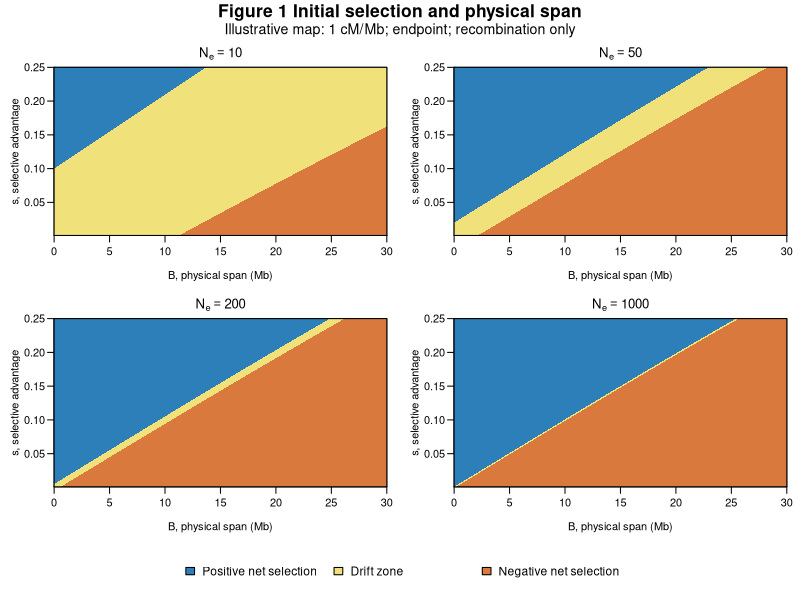
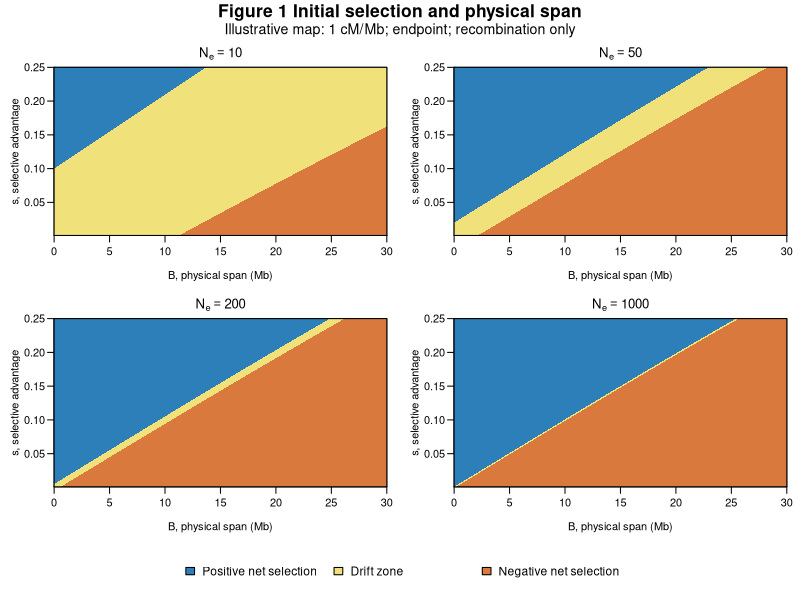
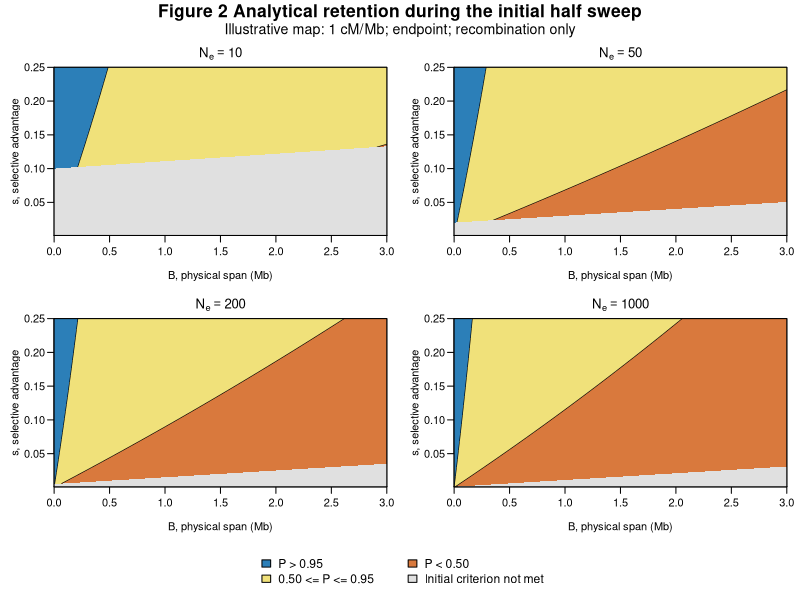
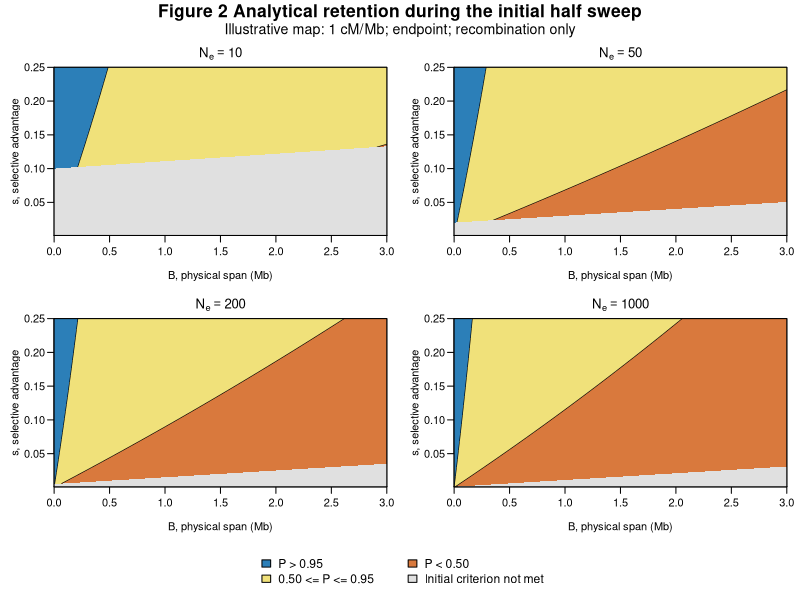
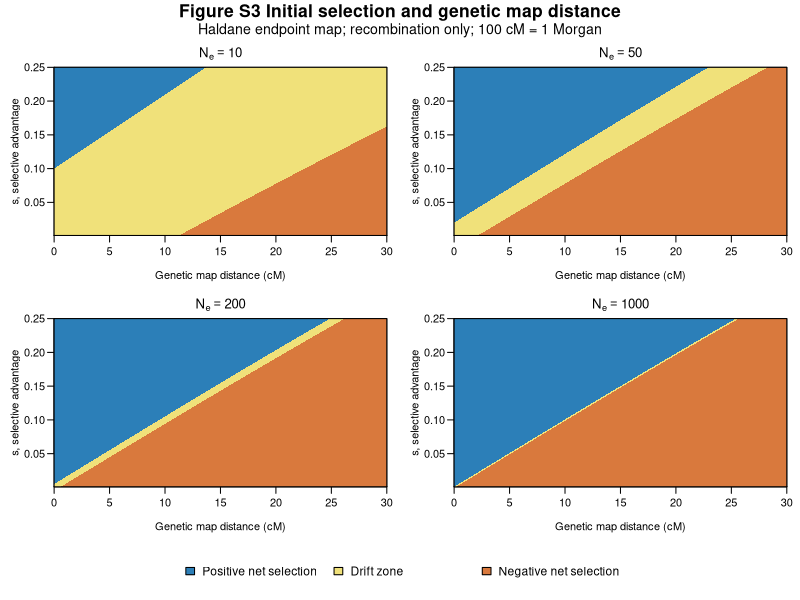
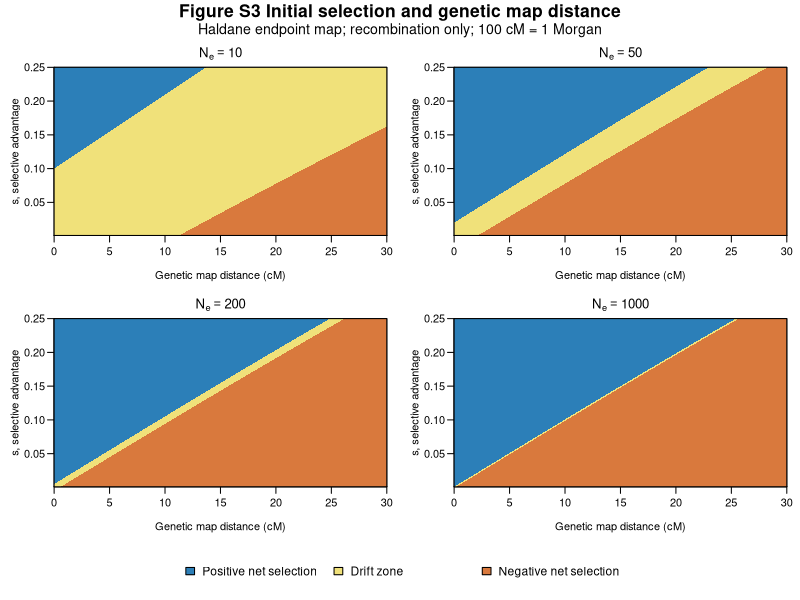
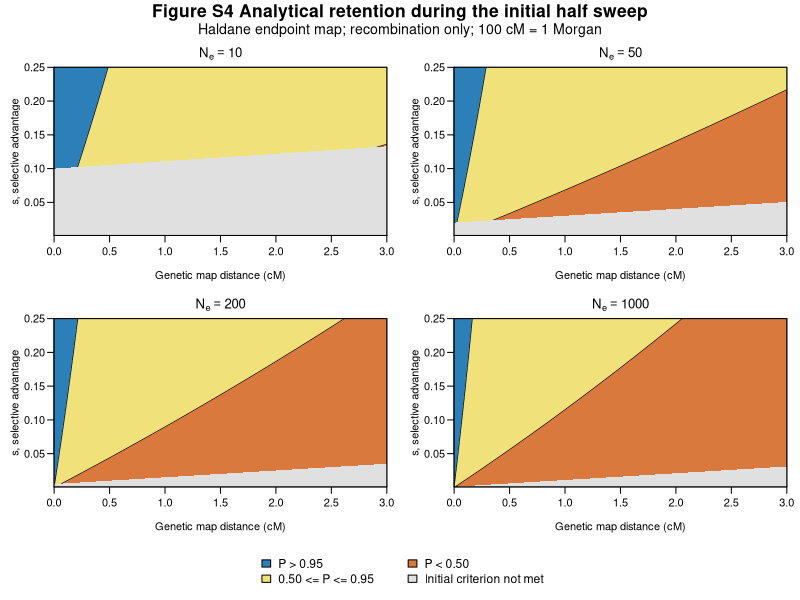
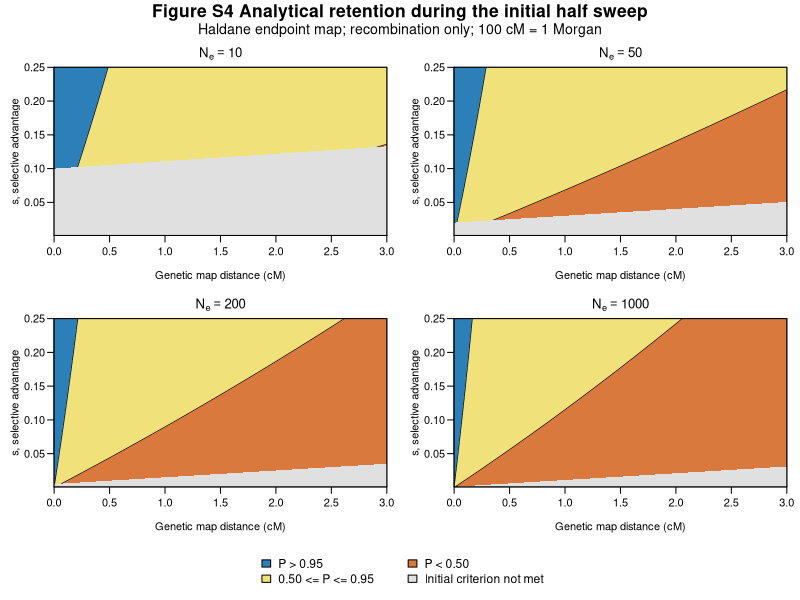

Source code (R) for these figures, in order:
# Analytical figures for genes8PT. Base R only; no stochastic simulations.
# Rscript genes8PT_analytical_figures.R [output_directory]
# Figures S3/S4 reproduce the main figures in centimorgans (cM).
# Main text: recombination only. Mutation appears only in Figures S1/S2.
# Frequency-dependent persistence uses a continuous two-class model in which
# breakup slows allele spread. It is not a general multilocus simulation.
args <- commandArgs(trailingOnly=TRUE)
out_dir <- if(length(args)) args[1] else "genes8PT_analytical_figures"
dir.create(out_dir,recursive=TRUE,showWarnings=FALSE)
Ne_values <- c(10,50,200,1000)
s_min <- 0.001
s_max <- 0.25
n_curve <- 2000L
rho <- 1e-8 # Morgan/base pair: illustrative 1 cM/Mb, not a universal map
break_mode <- "endpoint" # alternatively "any_crossover"
main1_max_bp <- 30e6
main2_max_bp <- 3e6
mu <- 1.2e-8 # disruptive mutation probability per required base/generation
make_supplementary <- TRUE
stopifnot(rho>0,mu>=0,mu<1,all(Ne_values>1),s_min>0,s_max>s_min,
          break_mode %in% c("endpoint","any_crossover"))

# B is inclusive physical span; B-1 is the separation between endpoints.
map_length <- function(B,rho_value=rho) rho_value*(B-1)
recombination_loss <- function(B) {
  stopifnot(all(B>=1))
  L <- map_length(B)
  if(break_mode=="endpoint") -expm1(-2*L)/2 else -expm1(-L)
}
inverse_recombination <- function(c) {
  limit <- if(break_mode=="endpoint") 0.5 else 1
  answer <- rep(Inf,length(c))
  answer[c<=0] <- 1
  valid <- c>0 & c<limit
  L <- if(break_mode=="endpoint") -log1p(-2*c[valid])/2 else -log1p(-c[valid])
  answer[valid] <- 1+L/rho
  answer
}
mutation_loss <- function(B) -expm1(B*log1p(-mu))
total_loss <- function(B,mutation=FALSE) {
  c <- recombination_loss(B)
  if(mutation) 1-(1-c)*(1-mutation_loss(B)) else c
}
effective_selection <- function(s,B,mutation=FALSE) (1+s)*(1-total_loss(B,mutation))-1
half_sweep <- function(s,Ne,B,mutation=FALSE) {
  lc <- -log1p(-recombination_loss(B))
  lu <- if(mutation) -B*log1p(-mu) else rep(0,length(B))
  b <- log1p(s)-lc
  a <- b-lu
  x0 <- 1/(2*Ne)
  valid <- a>0 & b>0 & a-b/2>0
  T <- A <- rep(Inf,length(B))
  T[valid] <- (log((0.5/x0)*((a[valid]-b[valid]*x0)/(a[valid]-b[valid]/2))))/a[valid]
  A[valid] <- (log(Ne)+lu[valid]*T[valid])/b[valid]
  list(T=T,A=A,reachable=valid)
}
log_retention <- function(s,Ne,B,mutation=FALSE) {
  times <- half_sweep(s,Ne,B,mutation)
  result <- rep(-Inf,length(B))
  valid <- times$reachable
  result[valid] <- log1p(-recombination_loss(B[valid]))*times$A[valid]
  if(mutation) result[valid] <- result[valid]+B[valid]*log1p(-mu)*times$T[valid]
  result
}

# Recombination-only boundaries are explicit inverse formulas.
selection_bound <- function(s,Ne,mutation=FALSE,max_bp=main1_max_bp) {
  cm <- (s-1/Ne)/(1+s)
  if(!mutation) return(ifelse(cm>0,inverse_recombination(cm),0))
  vapply(s,function(si) {
    if(effective_selection(si,1,TRUE)<=1/Ne) return(0)
    f <- function(B) effective_selection(si,B,TRUE)-1/Ne
    if(f(max_bp)>=0) return(max_bp)
    uniroot(f,c(1,max_bp),tol=1e-5)$root
  },numeric(1))
}
retention_bound <- function(s,Ne,p,mutation=FALSE,max_bp=main2_max_bp) {
  if(!mutation) {
    K <- -log(p)/log(Ne)
    return(inverse_recombination(-expm1(-log1p(s)*K/(1+K))))
  }
  vapply(s,function(si) {
    f <- function(B) {
      lp <- log_retention(si,Ne,B,TRUE)
      if(is.finite(lp)) lp-log(p) else -1e6
    }
    if(f(1)<0) return(0)
    if(f(max_bp)>=0) return(max_bp)
    uniroot(f,c(1,max_bp),tol=1e-5)$root
  },numeric(1))
}
# For a mutation extension, these scalar roots locate boundaries of explicit
# analytical functions; they do not simulate allele trajectories.

axis_value <- function(B,unit) if(unit=="cM") 100*map_length(pmax(1,B)) else B/1e6

left_region <- function(bound,s,max_bp,col,unit) {
  polygon(c(0,axis_value(pmax(0,pmin(max_bp,bound)),unit),0),
          c(s_min,s,s_max),col=col,border=NA)
}
right_region <- function(bound,s,max_bp,col,unit) {
  polygon(axis_value(c(max_bp,pmax(0,pmin(max_bp,bound)),max_bp),unit),
          c(s_min,s,s_max),col=col,border=NA)
}
draw <- function(number,mutation=FALSE,unit="Mb") {
  s <- seq(s_min,s_max,length.out=n_curve)
  max_bp <- if(number==1) main1_max_bp else main2_max_bp
  # Keep the genetic-axis ranges fixed when physical map calibration changes.
  if(unit=="cM") max_bp <- 1+(if(number==1) 0.30 else 0.03)/rho
  cols <- c("#2C7FB8","#F0E17A","#D9793D","#E0E0E0")
  layout(matrix(c(1,2,3,4,5,5),nrow=3,byrow=TRUE),heights=c(1,1,0.23))
  par(mar=c(4.2,4.1,2.1,1.0),oma=c(0,0,3,0),
      mgp=c(2.5,0.7,0),las=1,family="sans")
  for(Ne in Ne_values) {
    plot(NA,xlim=c(0,axis_value(max_bp,unit)),ylim=c(s_min,s_max),xaxs="i",yaxs="i",
         xlab=if(unit=="cM") "Genetic map distance (cM)" else "B, physical span (Mb)",ylab="s, selective advantage",
         main=bquote(N[e]==.(Ne)))
    rect(0,s_min,axis_value(max_bp,unit),s_max,col=cols[3],border=NA)
    if(number==1) {
      # At a fixed s, the lower negative boundary has larger admissible B.
      if(!mutation) {
        negative <- inverse_recombination((s+1/Ne)/(1+s))
      } else {
        negative <- vapply(s,function(si) {
          f <- function(B) effective_selection(si,B,TRUE)+1/Ne
          if(f(max_bp)>=0) return(max_bp)
          uniroot(f,c(1,max_bp),tol=1e-5)$root
        },numeric(1))
      }
      positive <- selection_bound(s,Ne,mutation,max_bp)
      left_region(negative,s,max_bp,cols[2],unit)
      left_region(positive,s,max_bp,cols[1],unit)
    } else {
      b50 <- retention_bound(s,Ne,0.50,mutation,max_bp)
      b95 <- retention_bound(s,Ne,0.95,mutation,max_bp)
      left_region(b50,s,max_bp,cols[2],unit)
      left_region(b95,s,max_bp,cols[1],unit)
      selectable <- selection_bound(s,Ne,mutation,max_bp)
      if(mutation) {
        reachable <- vapply(s,function(si) {
          f <- function(B) log1p(si)+log1p(-recombination_loss(B))+2*B*log1p(-mu)
          if(f(1)<=0) return(0)
          if(f(max_bp)>=0) return(max_bp)
          uniroot(f,c(1,max_bp),tol=1e-5)$root
        },numeric(1))
        selectable <- pmin(selectable,reachable)
      }
      # The 95% and 50% boundaries are smooth analytical curves, same style.
      for(bound in list(b50,b95)) {
        visible <- bound>=1 & bound<=max_bp & bound<selectable
        segments <- rle(visible)
        end <- cumsum(segments$lengths)
        start <- end-segments$lengths+1
        for(i in which(segments$values)) {
          j <- start[i]:end[i]
          lines(axis_value(bound[j],unit),s[j],lwd=0.6)
        }
      }
      right_region(selectable,s,max_bp,cols[4],unit)
    }
    box()
  }
  name <- if(unit=="cM") paste0("Figure S",number+2) else
    paste0("Figure ",if(mutation) "S" else "",number)
  title <- if(number==1) if(unit=="cM") "Initial selection and genetic map distance" else "Initial selection and physical span" else
    "Analytical retention during the initial half sweep"
  mtext(paste(name,title),outer=TRUE,side=3,line=1.5,font=2,cex=1.05)
  calibration <- paste0("Illustrative map: ",format(rho*1e8)," cM/Mb; ",break_mode,
                        if(mutation) "; mutation extension" else "; recombination only")
  if(unit=="cM") calibration <- "Haldane endpoint map; recombination only; 100 cM = 1 Morgan"
  mtext(calibration,outer=TRUE,side=3,line=0.2,cex=0.85)
  par(mar=c(0,0,0,0))
  plot.new()
  labels <- if(number==1) c("Positive net selection","Drift zone","Negative net selection") else
    c("P > 0.95","0.50 <= P <= 0.95","P < 0.50",
      if(mutation) "Initial criterion / half sweep not met" else "Initial criterion not met")
  legend("center",legend=labels,fill=cols[seq_along(labels)],ncol=if(number==1) 3 else 2,bty="n",cex=1.1,x.intersp=0.7,y.intersp=1.05)
}
save_fig <- function(number,mutation=FALSE,unit="Mb") {
  stem <- file.path(out_dir,paste0(if(unit=="cM") paste0("FigureS",number+2) else
    paste0("Figure",if(mutation) "S" else "",number),"_analytical"))
  pdf(paste0(stem,".pdf"),width=9,height=7,useDingbats=FALSE)
  tryCatch(draw(number,mutation,unit),finally=dev.off())
  png(paste0(stem,".png"),width=2700,height=2100,res=300)
  tryCatch(draw(number,mutation,unit),finally=dev.off())
}

# Verify closed-form thresholds against independent defining expressions.
for(Ne in Ne_values) {
  s <- c(0.11,0.17,0.25)
  B <- selection_bound(s,Ne)
  stopifnot(max(abs(effective_selection(s,B)-1/Ne))<1e-12)
  for(p in c(0.50,0.95)) {
    B <- retention_bound(s,Ne,p)
    stopifnot(max(abs(exp(log_retention(s,Ne,B))-p))<1e-12)
  }
  # An independent quadrature verifies the analytical frequency exposure.
  si <- 0.17
  x0 <- 1/(2*Ne)
  Btest <- 125001
  gamma <- log1p(si)+log1p(-recombination_loss(Btest))
  times <- half_sweep(si,Ne,Btest)
  numerical <- integrate(function(t) 1-plogis(qlogis(x0)+gamma*t),0,times$T)$value
  stopifnot(abs(numerical-times$A)<1e-8)
}
human <- expand.grid(s=c(0.001,0.01,0.05),Ne=c(1000,10000,100000))
human$initial_bound_bp <- mapply(function(s,Ne) selection_bound(s,Ne),human$s,human$Ne)
human$B95_bp <- mapply(function(s,Ne) retention_bound(s,Ne,0.95),human$s,human$Ne)
human$B50_bp <- mapply(function(s,Ne) retention_bound(s,Ne,0.50),human$s,human$Ne)
save_fig(1)
save_fig(2)
save_fig(1,unit="cM")
save_fig(2,unit="cM")
if(make_supplementary) {
  save_fig(1,TRUE)
  save_fig(2,TRUE)
}
write.csv(human,file.path(out_dir,"human_recombination_only_bounds.csv"),row.names=FALSE)
capture.output(sessionInfo(),file=file.path(out_dir,"R_session_info.txt"))
cat("Analytical figures created in",normalizePath(out_dir),"\n")
